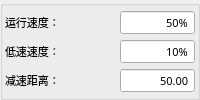
           <widget class="QGroupBox" name="groupBoxSpd">
            <property name="title">
             <string/>
            </property>
            <layout class="QGridLayout" name="gridLayout_4">
             <property name="margin">
              <number>2</number>
             </property>
             <property name="spacing">
              <number>2</number>
             </property>
             <item row="0" column="0">
              <widget class="QLabel" name="labelHightSpd">
               <property name="sizePolicy">
                <sizepolicy hsizetype="Expanding" vsizetype="Fixed">
                 <horstretch>0</horstretch>
                 <verstretch>0</verstretch>
                </sizepolicy>
               </property>
               <property name="minimumSize">
                <size>
                 <width>100</width>
                 <height>25</height>
                </size>
               </property>
               <property name="maximumSize">
                <size>
                 <width>16777215</width>
                 <height>25</height>
                </size>
               </property>
               <property name="font">
                <font>
                 <family>微软雅黑</family>
                 <pointsize>8</pointsize>
                 <weight>50</weight>
                 <bold>false</bold>
                </font>
               </property>
               <property name="text">
                <string>运行速度：</string>
               </property>
              </widget>
             </item>
             <item row="0" column="1">
              <widget class="xSpinBox" name="BoxHspd">
               <property name="sizePolicy">
                <sizepolicy hsizetype="Fixed" vsizetype="Fixed">
                 <horstretch>0</horstretch>
                 <verstretch>0</verstretch>
                </sizepolicy>
               </property>
               <property name="minimumSize">
                <size>
                 <width>75</width>
                 <height>25</height>
                </size>
               </property>
               <property name="maximumSize">
                <size>
                 <width>150</width>
                 <height>25</height>
                </size>
               </property>
               <property name="font">
                <font>
                 <family>微软雅黑</family>
                 <pointsize>8</pointsize>
                 <weight>50</weight>
                 <bold>false</bold>
                </font>
               </property>
               <property name="focusPolicy">
                <enum>Qt::ClickFocus</enum>
               </property>
               <property name="alignment">
                <set>Qt::AlignRight|Qt::AlignTrailing|Qt::AlignVCenter</set>
               </property>
               <property name="buttonSymbols">
                <enum>QAbstractSpinBox::NoButtons</enum>
               </property>
               <property name="specialValueText">
                <string notr="true"/>
               </property>
               <property name="keyboardTracking">
                <bool>false</bool>
               </property>
               <property name="suffix">
                <string notr="true">%</string>
               </property>
               <property name="prefix">
                <string notr="true"/>
               </property>
               <property name="minimum">
                <number>1</number>
               </property>
               <property name="maximum">
                <number>100</number>
               </property>
               <property name="value">
                <number>50</number>
               </property>
               <property name="HasBtn" stdset="0">
                <bool>true</bool>
               </property>
              </widget>
             </item>
             <item row="1" column="0">
              <widget class="QLabel" name="labelLowSpd">
               <property name="sizePolicy">
                <sizepolicy hsizetype="Expanding" vsizetype="Fixed">
                 <horstretch>0</horstretch>
                 <verstretch>0</verstretch>
                </sizepolicy>
               </property>
               <property name="minimumSize">
                <size>
                 <width>100</width>
                 <height>25</height>
                </size>
               </property>
               <property name="maximumSize">
                <size>
                 <width>16777215</width>
                 <height>25</height>
                </size>
               </property>
               <property name="font">
                <font>
                 <family>微软雅黑</family>
                 <pointsize>8</pointsize>
                 <weight>50</weight>
                 <bold>false</bold>
                </font>
               </property>
               <property name="text">
                <string>低速速度：</string>
               </property>
              </widget>
             </item>
             <item row="1" column="1">
              <widget class="xSpinBox" name="BoxLspd">
               <property name="sizePolicy">
                <sizepolicy hsizetype="Fixed" vsizetype="Fixed">
                 <horstretch>0</horstretch>
                 <verstretch>0</verstretch>
                </sizepolicy>
               </property>
               <property name="minimumSize">
                <size>
                 <width>75</width>
                 <height>25</height>
                </size>
               </property>
               <property name="maximumSize">
                <size>
                 <width>150</width>
                 <height>25</height>
                </size>
               </property>
               <property name="font">
                <font>
                 <family>微软雅黑</family>
                 <pointsize>8</pointsize>
                 <weight>50</weight>
                 <bold>false</bold>
                </font>
               </property>
               <property name="focusPolicy">
                <enum>Qt::ClickFocus</enum>
               </property>
               <property name="alignment">
                <set>Qt::AlignRight|Qt::AlignTrailing|Qt::AlignVCenter</set>
               </property>
               <property name="buttonSymbols">
                <enum>QAbstractSpinBox::NoButtons</enum>
               </property>
               <property name="specialValueText">
                <string notr="true"/>
               </property>
               <property name="keyboardTracking">
                <bool>false</bool>
               </property>
               <property name="suffix">
                <string notr="true">%</string>
               </property>
               <property name="prefix">
                <string notr="true"/>
               </property>
               <property name="minimum">
                <number>1</number>
               </property>
               <property name="maximum">
                <number>100</number>
               </property>
               <property name="value">
                <number>10</number>
               </property>
               <property name="HasBtn" stdset="0">
                <bool>true</bool>
               </property>
              </widget>
             </item>
             <item row="2" column="0">
              <widget class="QLabel" name="labelLowDis">
               <property name="sizePolicy">
                <sizepolicy hsizetype="Expanding" vsizetype="Fixed">
                 <horstretch>0</horstretch>
                 <verstretch>0</verstretch>
                </sizepolicy>
               </property>
               <property name="minimumSize">
                <size>
                 <width>100</width>
                 <height>25</height>
                </size>
               </property>
               <property name="maximumSize">
                <size>
                 <width>16777215</width>
                 <height>25</height>
                </size>
               </property>
               <property name="font">
                <font>
                 <family>微软雅黑</family>
                 <pointsize>8</pointsize>
                 <weight>50</weight>
                 <bold>false</bold>
                </font>
               </property>
               <property name="text">
                <string>减速距离：</string>
               </property>
              </widget>
             </item>
             <item row="2" column="1">
              <widget class="xDoubleSpinBox" name="BoxLowDis">
               <property name="sizePolicy">
                <sizepolicy hsizetype="Fixed" vsizetype="Fixed">
                 <horstretch>0</horstretch>
                 <verstretch>0</verstretch>
                </sizepolicy>
               </property>
               <property name="minimumSize">
                <size>
                 <width>75</width>
                 <height>25</height>
                </size>
               </property>
               <property name="maximumSize">
                <size>
                 <width>150</width>
                 <height>25</height>
                </size>
               </property>
               <property name="font">
                <font>
                 <family>微软雅黑</family>
                 <pointsize>8</pointsize>
                 <weight>50</weight>
                 <bold>false</bold>
                </font>
               </property>
               <property name="focusPolicy">
                <enum>Qt::ClickFocus</enum>
               </property>
               <property name="alignment">
                <set>Qt::AlignRight|Qt::AlignTrailing|Qt::AlignVCenter</set>
               </property>
               <property name="buttonSymbols">
                <enum>QAbstractSpinBox::NoButtons</enum>
               </property>
               <property name="specialValueText">
                <string notr="true"/>
               </property>
               <property name="keyboardTracking">
                <bool>false</bool>
               </property>
               <property name="decimals">
                <number>2</number>
               </property>
               <property name="maximum">
                <double>650.000000000000000</double>
               </property>
               <property name="singleStep">
                <double>0.010000000000000</double>
               </property>
               <property name="value">
                <double>50.000000000000000</double>
               </property>
               <property name="HasBtn" stdset="0">
                <bool>true</bool>
               </property>
              </widget>
             </item>
            </layout>
           </widget>
